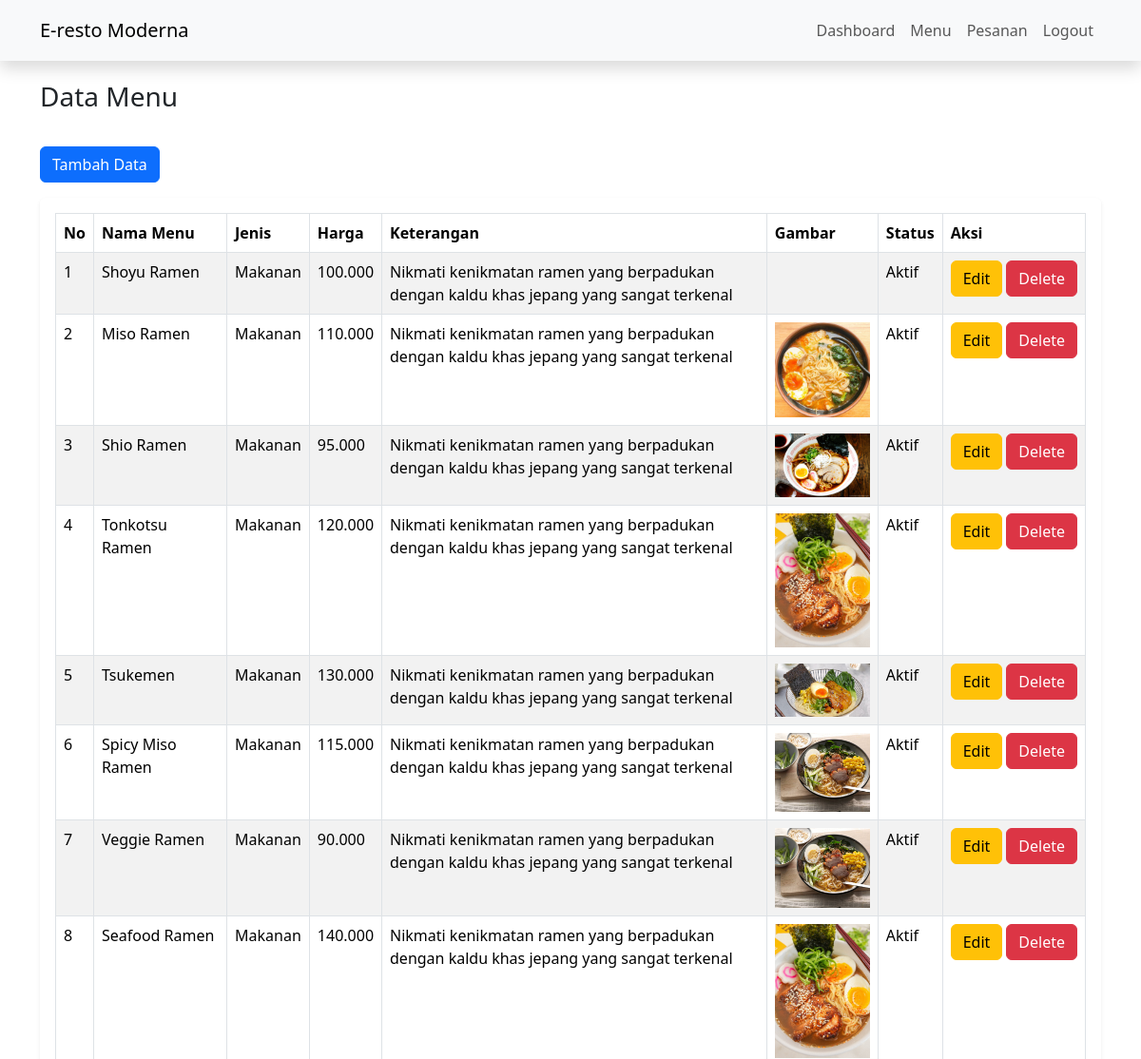
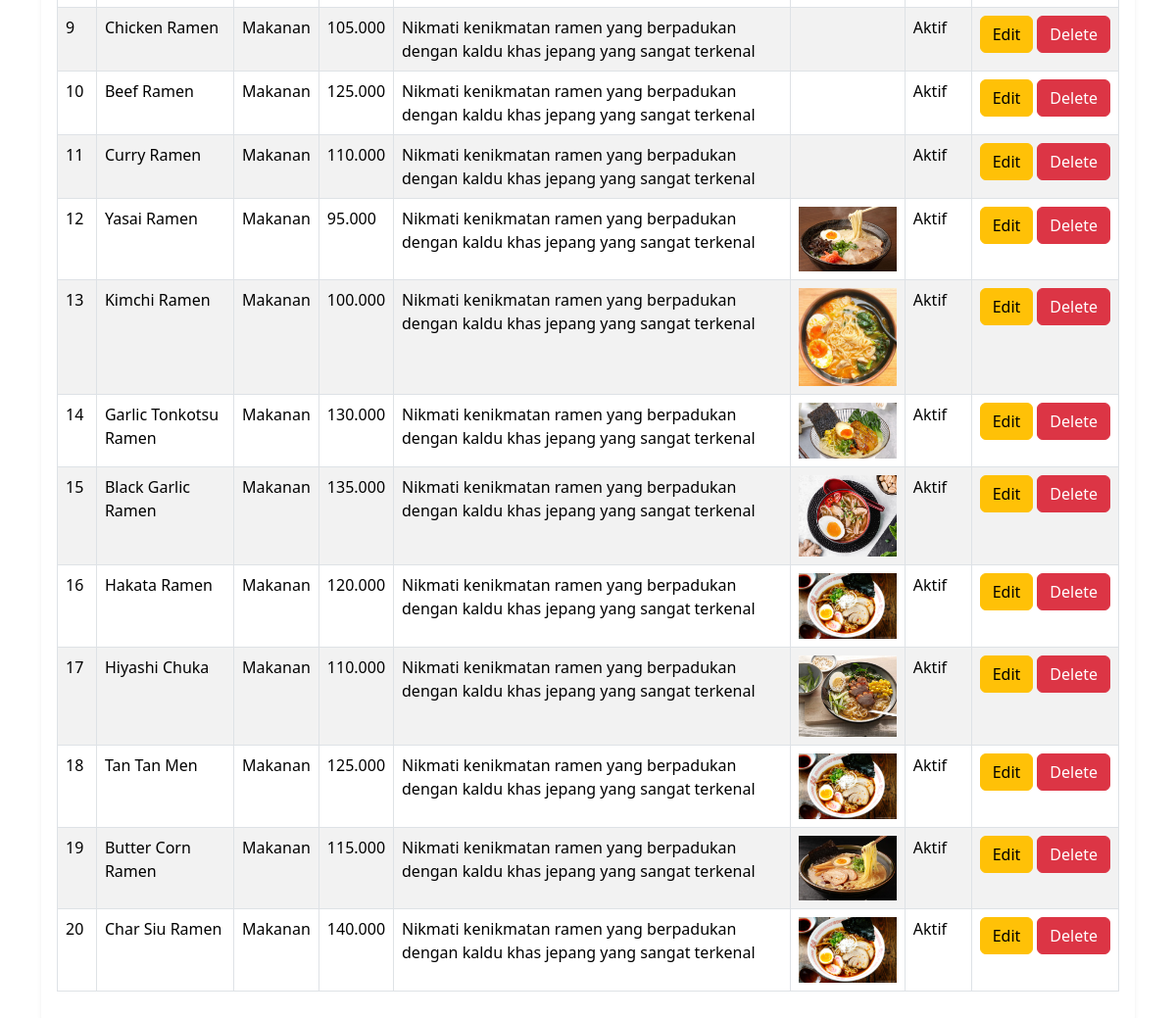
Screenshot of /admin/index.php?page=menu (signed in) with the database file from the repository (2 pictures, top to bottom).
### tables this page shows
CREATE TABLE `menu` (
  `id_menu` int(11) NOT NULL,
  `nama_menu` varchar(255) NOT NULL,
  `jenis` varchar(255) NOT NULL,
  `harga` int(11) NOT NULL,
  `keterangan` text NOT NULL,
  `gambar` varchar(255) NOT NULL,
  `status` int(11) NOT NULL
);

### function.php (called while the page is built, shortened)
<?php
function query($query)
{
    global $conn;
    $result = mysqli_query($conn, $query);
    $rows = [];
    while ($row = mysqli_fetch_assoc($result)) {
        $rows[] = $row;
    }
    return $rows;
}

### admin/menu/index.php (the view, shortened to what this page needs)
<?php
$menu = query("SELECT * FROM menu");
?>
<div class="container">
    <p class="my-3 fs-3">
        Data Menu
    </p>
    <a href="index.php?page=tambah_menu" class="btn btn-primary my-3">Tambah Data</a>
    <div class="row">
        <div class="col-md-12">
            <div class="table-responsive p-3 rounded shadow-sm">
                <table class="table datatable table-bordered table-hover table-striped">
                    <thead>
                        <tr>
                            <th>No</th>
                            <th>Nama Menu</th>
                            <th>Jenis</th>
                            <th>Harga</th>
                            <th>Keterangan</th>
                            <th>Gambar</th>
                            <th>Status</th>
                            <th>Aksi</th>
                        </tr>
                    </thead>
                    <tbody>
                        <?php $i = 1; ?>
                        <?php foreach ($menu as $m) : ?>
                            <tr>
                                <td><?= $i ?></td>
                                <td><?= $m['nama_menu'] ?></td>
                                <td><?= $m['jenis'] ?></td>
                                <td><?= number_format($m['harga'], 0, '', '.') ?></td>
                                <td><?= $m['keterangan'] ?></td>
                                <td><img src="../assets/img/menu/<?= $m['gambar'] ?>" width="100px" alt=""></td>
                                <td><?= $m['status'] ? 'Aktif' : 'Tidak Aktif' ?></td>
                                <td>
                                    <div class="d-flex">
                                        <a href="index.php?page=edit_menu&id_menu=<?= $m['id_menu'] ?>" class="btn btn-warning me-1">Edit</a>
                                        <a onclick="return confirm('Apakah anda yakin?')" href="index.php?page=menu&action=hapus&id_menu=<?= $m['id_menu'] ?>" class="btn btn-danger">Delete</a>
                                    </div>
                                </td>
                            </tr>
                            <?php $i++; ?>
                        <?php endforeach ?>
                    </tbody>
                </table>
            </div>
        </div>
    </div>
</div>

### admin/templates/header.php (shortened to what this page needs)
<!doctype html>
<html lang="en">
<head>
    <link href="https://cdn.jsdelivr.net/npm/bootstrap@5.3.3/dist/css/bootstrap.min.css" rel="stylesheet">
    <link rel="stylesheet" href="//cdn.datatables.net/2.0.8/css/dataTables.dataTables.min.css">
</head>
<body>
    <nav class="navbar navbar-expand-lg bg-body-tertiary shadow d-print-none">
        <div class="container py-1">
            <a class="navbar-brand" href="index.php?page=dashboard">E-resto Moderna</a>
            <div class="collapse navbar-collapse" id="navbarNav">
                <ul class="navbar-nav ms-auto">
                    <li class="nav-item">
                        <a class="nav-link" href="index.php?page=dashboard">Dashboard</a>
                    </li>
                    <li class="nav-item">
                        <a class="nav-link" href="index.php?page=menu">Menu</a>
                    </li>
                    <li class="nav-item">
                        <a class="nav-link" href="index.php?page=pesanan">Pesanan</a>
                    </li>
                    <li class="nav-item">
                        <a class="nav-link" href="logout.php">Logout</a>
                    </li>
                </ul>
            </div>
        </div>
    </nav>

### admin/index.php (shortened to what this page needs)
<?php
$page = $_GET['page'] ?? "dashboard";
require('templates/header.php');
if (isset($page)) {
    if ($page == "dashboard") {
        require('dashboard.php');
    } else if ($page == "menu") {
        require('menu/index.php');
    } else if ($page == "tambah_menu") {
        require('menu/tambah.php');
    } else if ($page == "edit_menu") {
        require('menu/edit.php');
    } else if ($page == "pesanan") {
        require('pesanan/index.php');
    } else if ($page == "faktur") {
        require('pesanan/faktur.php');
    } else {
        require('404.php');
    }
}
require('templates/footer.php');

### admin/templates/footer.php (shortened to what this page needs)
</body>
</html>

### rows the page displays
menu: nama_menu "Shoyu Ramen", jenis "Makanan", harga "100.000", keterangan "Nikmati kenikmatan ramen yang berpadukan dengan kaldu khas jepang yang sangat terkenal", status "Aktif"
menu: nama_menu "Miso Ramen", jenis "Makanan", harga "110.000", keterangan "Nikmati kenikmatan ramen yang berpadukan dengan kaldu khas jepang yang sangat terkenal", gambar (picture), status "Aktif"
menu: nama_menu "Shio Ramen", jenis "Makanan", harga "95.000", keterangan "Nikmati kenikmatan ramen yang berpadukan dengan kaldu khas jepang yang sangat terkenal", gambar (picture), status "Aktif"
menu: nama_menu "Tonkotsu Ramen", jenis "Makanan", harga "120.000", keterangan "Nikmati kenikmatan ramen yang berpadukan dengan kaldu khas jepang yang sangat terkenal", gambar (picture), status "Aktif"
menu: nama_menu "Tsukemen", jenis "Makanan", harga "130.000", keterangan "Nikmati kenikmatan ramen yang berpadukan dengan kaldu khas jepang yang sangat terkenal", gambar (picture), status "Aktif"
menu: nama_menu "Spicy Miso Ramen", jenis "Makanan", harga "115.000", keterangan "Nikmati kenikmatan ramen yang berpadukan dengan kaldu khas jepang yang sangat terkenal", gambar (picture), status "Aktif"
menu: nama_menu "Veggie Ramen", jenis "Makanan", harga "90.000", keterangan "Nikmati kenikmatan ramen yang berpadukan dengan kaldu khas jepang yang sangat terkenal", gambar (picture), status "Aktif"
menu: nama_menu "Seafood Ramen", jenis "Makanan", harga "140.000", keterangan "Nikmati kenikmatan ramen yang berpadukan dengan kaldu khas jepang yang sangat terkenal", gambar (picture), status "Aktif"
menu: nama_menu "Chicken Ramen", jenis "Makanan", harga "105.000", keterangan "Nikmati kenikmatan ramen yang berpadukan dengan kaldu khas jepang yang sangat terkenal", status "Aktif"
menu: nama_menu "Beef Ramen", jenis "Makanan", harga "125.000", keterangan "Nikmati kenikmatan ramen yang berpadukan dengan kaldu khas jepang yang sangat terkenal", status "Aktif"
menu: nama_menu "Curry Ramen", jenis "Makanan", harga "110.000", keterangan "Nikmati kenikmatan ramen yang berpadukan dengan kaldu khas jepang yang sangat terkenal", status "Aktif"
menu: nama_menu "Yasai Ramen", jenis "Makanan", harga "95.000", keterangan "Nikmati kenikmatan ramen yang berpadukan dengan kaldu khas jepang yang sangat terkenal", gambar (picture), status "Aktif"
menu: nama_menu "Kimchi Ramen", jenis "Makanan", harga "100.000", keterangan "Nikmati kenikmatan ramen yang berpadukan dengan kaldu khas jepang yang sangat terkenal", gambar (picture), status "Aktif"
menu: nama_menu "Garlic Tonkotsu Ramen", jenis "Makanan", harga "130.000", keterangan "Nikmati kenikmatan ramen yang berpadukan dengan kaldu khas jepang yang sangat terkenal", gambar (picture), status "Aktif"
menu: nama_menu "Black Garlic Ramen", jenis "Makanan", harga "135.000", keterangan "Nikmati kenikmatan ramen yang berpadukan dengan kaldu khas jepang yang sangat terkenal", gambar (picture), status "Aktif"
menu: nama_menu "Hakata Ramen", jenis "Makanan", harga "120.000", keterangan "Nikmati kenikmatan ramen yang berpadukan dengan kaldu khas jepang yang sangat terkenal", gambar (picture), status "Aktif"
menu: nama_menu "Hiyashi Chuka", jenis "Makanan", harga "110.000", keterangan "Nikmati kenikmatan ramen yang berpadukan dengan kaldu khas jepang yang sangat terkenal", gambar (picture), status "Aktif"
menu: nama_menu "Tan Tan Men", jenis "Makanan", harga "125.000", keterangan "Nikmati kenikmatan ramen yang berpadukan dengan kaldu khas jepang yang sangat terkenal", gambar (picture), status "Aktif"
menu: nama_menu "Butter Corn Ramen", jenis "Makanan", harga "115.000", keterangan "Nikmati kenikmatan ramen yang berpadukan dengan kaldu khas jepang yang sangat terkenal", gambar (picture), status "Aktif"
menu: nama_menu "Char Siu Ramen", jenis "Makanan", harga "140.000", keterangan "Nikmati kenikmatan ramen yang berpadukan dengan kaldu khas jepang yang sangat terkenal", gambar (picture), status "Aktif"
